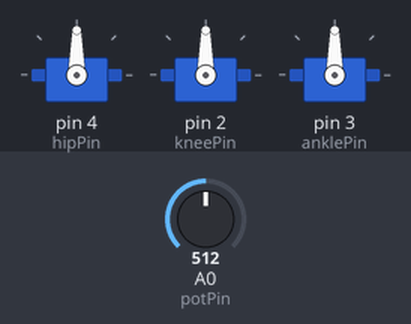
The sketch below on a simulated Arduino Uno, built with avr-gcc and run on an emulated ATmega328P. Shown: 3 × servo. Inputs (shaded band) come from the test bench; at power-on: A0 (potPin) = 512.

Above: at 1.2 s.
1.3 s: A0 (potPin) set to 716
At 1.9 s:
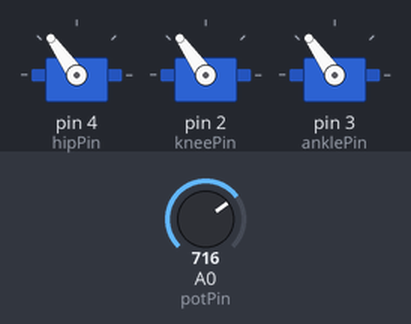
2.8 s: A0 (potPin) set to 900
At 3.2 s:
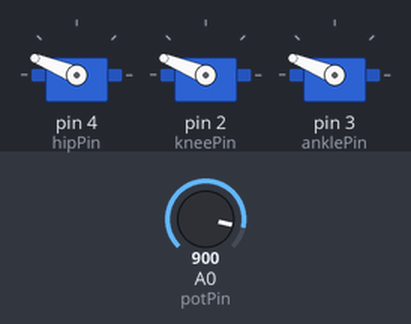
4.3 s: A0 (potPin) set to 1023
At 5.3 s:
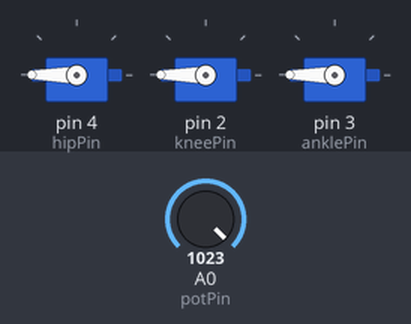
5.8 s: A0 (potPin) set to 306
At 6.6 s:
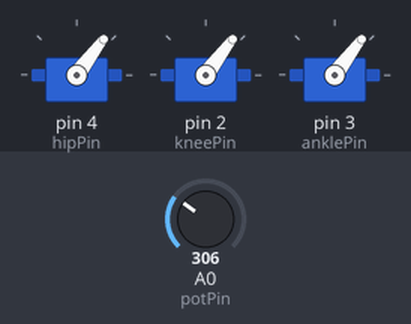
7.3 s: A0 (potPin) set to 122
At 7.8 s:
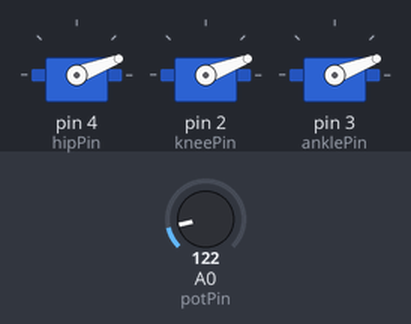
Timing chart, 0 to 9.8 s (numbered marks = the images above; inputs shaded):
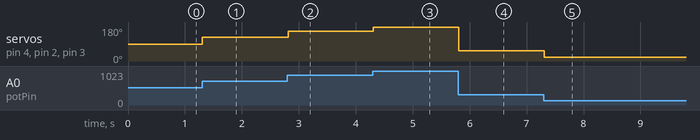

Measured:
- after the input at 1.3 s, servo on pin 4 (hipPin), servo on pin 2 (kneePin), servo on pin 3 (anklePin): 90° → 125° at once
- after the input at 2.8 s, servo on pin 4 (hipPin), servo on pin 2 (kneePin), servo on pin 3 (anklePin): 125° → 158° at once
- after the input at 4.3 s, servo on pin 4 (hipPin), servo on pin 2 (kneePin), servo on pin 3 (anklePin): 158° → 180° at once
- after the input at 5.8 s, servo on pin 4 (hipPin), servo on pin 2 (kneePin), servo on pin 3 (anklePin): 180° → 53° at once
- after the input at 7.3 s, servo on pin 4 (hipPin), servo on pin 2 (kneePin), servo on pin 3 (anklePin): 53° → 21° at once

The sketch:

1potentiometerControl.ino
```cpp
#include <Servo.h>

// Define servo pins for the leg
const int hipPin = 4;
const int kneePin = 2;
const int anklePin = 3;

// Create servo objects for the leg
Servo hipServo;
Servo kneeServo;
Servo ankleServo;

// Define potentiometer pin
const int potPin = A0;

// Define leg length (in whatever unit you're using)
const float legLength = 19.5; // Length of each leg segment in centimeters

void setup() {
  // Attach servos to pins
  hipServo.attach(hipPin);
  kneeServo.attach(kneePin);
  ankleServo.attach(anklePin);
}

void loop() {
  // Read potentiometer value
  int potValue = analogRead(potPin);

  // Map potentiometer value to servo angles
  float angle = map(potValue, 0, 1023, 0, 180);

  // Move all servos to the same angle
  hipServo.write(angle);
  kneeServo.write(angle);
  ankleServo.write(angle);

  // Delay for stability
  delay(10); // Adjust delay as needed
}
```
